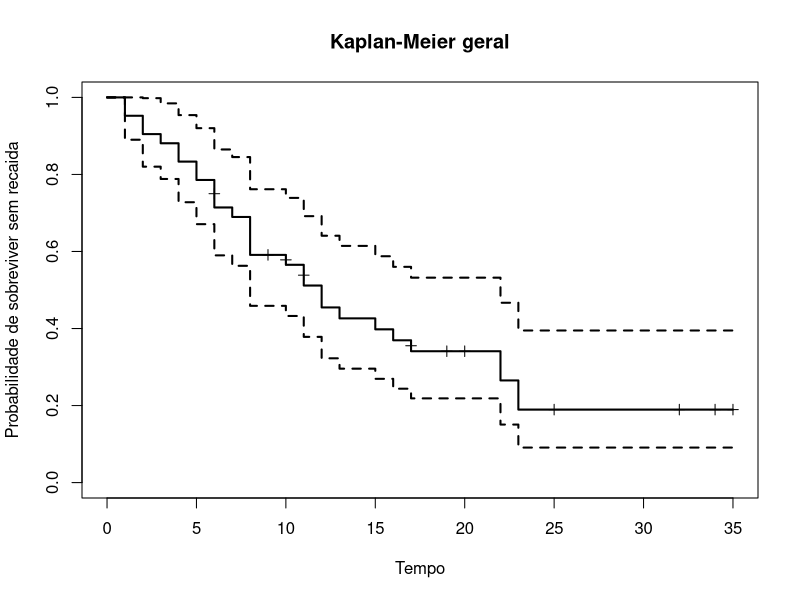
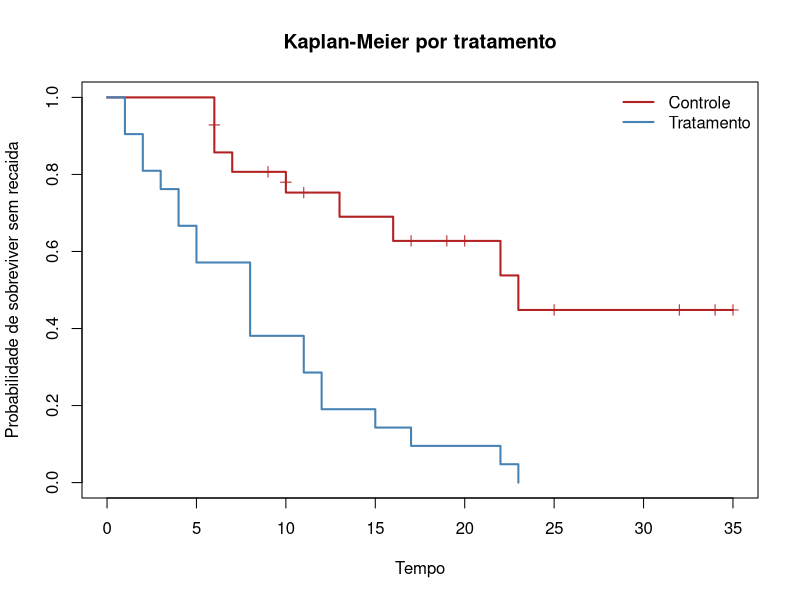
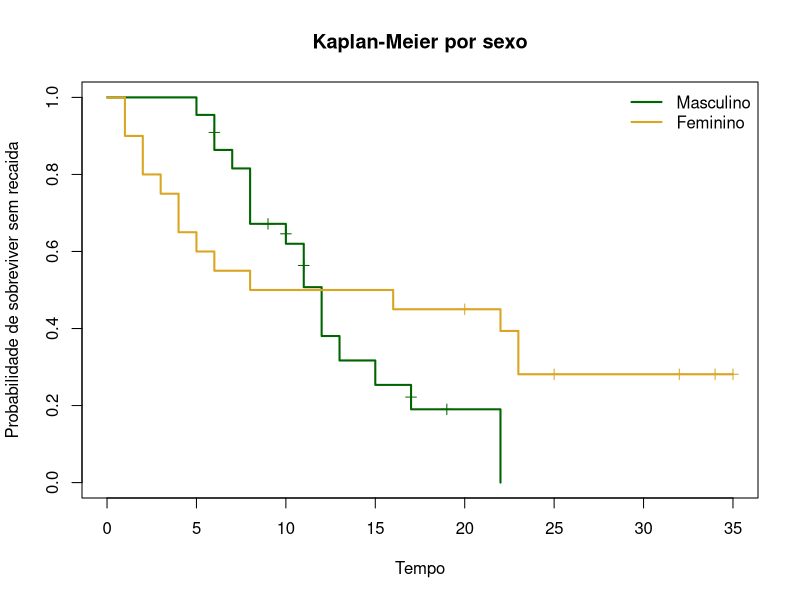

Source code (R) for these figures, in order:
## ---- chunk 1
library(survival)
## ---- chunk 2
dados <- read.csv("dados_lista_2_ex3.csv")

dados$recaida <- as.integer(dados$recaida)

# sexo do paciente
dados$sexo <- factor(dados$sexo, levels = c(0, 1), labels = c("Masculino", "Feminino"))

# Os dois diferentes grupos de comparação - remédio ou não
dados$tto <- factor(dados$tto, levels = c(0, 1), labels = c("Controle", "Tratamento"))

dados
summary(dados)
## ---- chunk 3
ajuste_geral <- survfit(Surv(tempo, recaida) ~ 1, data = dados)

plot(
  ajuste_geral,
  xlab = "Tempo",
  ylab = "Probabilidade de sobreviver sem recaida",
  main = "Kaplan-Meier geral",
  lwd = 2,
  mark.time = TRUE
)

summary(ajuste_geral)
## ---- chunk 4
ajuste_tto <- survfit(Surv(tempo, recaida) ~ tto, data = dados)

plot(
  ajuste_tto,
  col = c("firebrick", "steelblue"),
  lwd = 2,
  xlab = "Tempo",
  ylab = "Probabilidade de sobreviver sem recaida",
  main = "Kaplan-Meier por tratamento",
  mark.time = TRUE
)

legend(
  "topright",
  legend = levels(dados$tto),
  col = c("firebrick", "steelblue"),
  lwd = 2,
  bty = "n"
)

summary(ajuste_tto)
survdiff(Surv(tempo, recaida) ~ tto, data = dados)
## ---- chunk 5
ajuste_sexo <- survfit(Surv(tempo, recaida) ~ sexo, data = dados)

plot(
  ajuste_sexo,
  col = c("darkgreen", "goldenrod"),
  lwd = 2,
  xlab = "Tempo",
  ylab = "Probabilidade de sobreviver sem recaida",
  main = "Kaplan-Meier por sexo",
  mark.time = TRUE
)

legend(
  "topright",
  legend = levels(dados$sexo),
  col = c("darkgreen", "goldenrod"),
  lwd = 2,
  bty = "n"
)

summary(ajuste_sexo)
survdiff(Surv(tempo, recaida) ~ sexo, data = dados)
## ---- chunk 6
modelo_cox <- coxph(Surv(tempo, recaida) ~ sexo + logWBC + tto, data = dados)

summary(modelo_cox)
